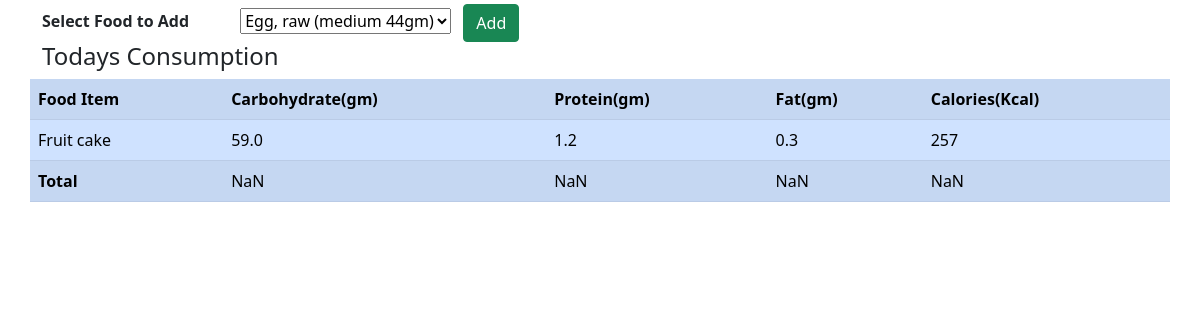
Page / (signed in) on the earlier database version.
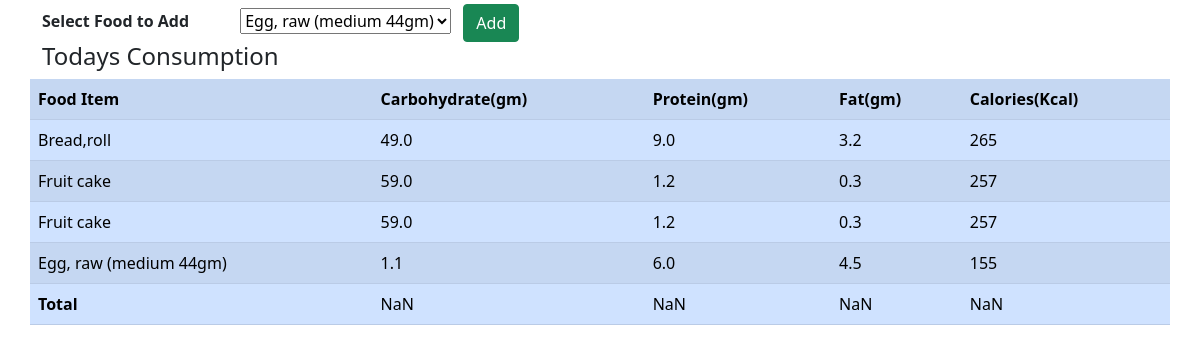
Same page on the later database version.
### myapp/models.py (models this page shows, shortened)
class Consume(models.Model):
    user = models.ForeignKey(User, on_delete=models.CASCADE)
    food_consumed = models.ForeignKey(Food, on_delete=models.CASCADE)

class Food(models.Model):
    name = models.CharField(max_length=100)
    carbs = models.FloatField()
    protein = models.FloatField()
    fats = models.FloatField()
    calories = models.IntegerField()

### myapp/views.py (the view)
# urls.py: path('',views.index,name='index'),
def index(request):
    if request.method == "POST":
        food_consumed = request.POST['food_consumed']
        consume = Food.objects.get(name=food_consumed)
        user = request.user
        consume = Consume(user=user,food_consumed=consume)
        consume.save()
        foods = Food.objects.all()
    else:
        foods = Food.objects.all()
    consumed_food = Consume.objects.filter(user=request.user)
    return render(request,'myapp/index.html',{'foods':foods,'consumed_food':consumed_food})

### myapp/templates/myapp/index.html (shortened to what this page needs)
<!DOCTYPE html>
<html lang="en">
<head>
    <link href="https://cdn.jsdelivr.net/npm/bootstrap@5.0.2/dist/css/bootstrap.min.css" rel="stylesheet"
>
</head>
<body>
    <div class="container">
        <div class="row">
            <div class="col-md-12">
                <form method="POST">
                    <div class="form-group">
                        <label class="col-md-2">
                            <b>Select Food to Add</b>
                        </label>
                        <select class="m-2" class="col-md-6 form-control" name="food_consumed" id="food_consumed">
                            {% for food in foods %}
                            <option value="{{food.name}}">{{food.name}}</option>
                            {% endfor %}
                        </select>
                        <button class="btn btn-success" type="submit">Add</button>
                    </div>
                </form>
            </div>
        </div>
        <div class="row">
            <div class="col-md-6">
                <h4>Todays Consumption</h4>
            </div>
            <table id="table" class="table table-striped table-primary">
                <tr>
                    <th>Food Item</th>
                    <th>Carbohydrate(gm)</th>
                    <th>Protein(gm)</th>
                    <th>Fat(gm)</th>
                    <th>Calories(Kcal)</th>
                </tr>
                {% for c in consumed_food %}
                <tr>
                    <td>{{c.food_consumed.name}}</td>
                    <td>{{c.food_consumed.carbs}}</td>
                    <td>{{c.food_consumed.protein}}</td>
                    <td>{{c.food_consumed.fats}}</td>
                    <td>{{c.food_consumed.calories}}</td>
                </tr>
                {% endfor %}
                <tr>
                    <td id="name"><b>Total</b></td>
                    <td id="totalCarbs"><b></b></td>
                    <td id="totalProtein"><b></b></td>
                    <td id="totalFat"><b></b></td>
                    <td id="totalCalories"><b></b></td>
                </tr>
            </table>
        </div>
    </div>
</body>
</html>

Differences in the rows shown:
added Consume: food_consumed.name "Bread,roll", food_consumed.carbs "49.0", food_consumed.protein "9.0", food_consumed.fats "3.2", food_consumed.calories "265"
added Consume: food_consumed.name "Fruit cake", food_consumed.carbs "59.0", food_consumed.protein "1.2", food_consumed.fats "0.3", food_consumed.calories "257"
added Consume: food_consumed.name "Egg, raw (medium 44gm)", food_consumed.carbs "1.1", food_consumed.protein "6.0", food_consumed.fats "4.5", food_consumed.calories "155"
